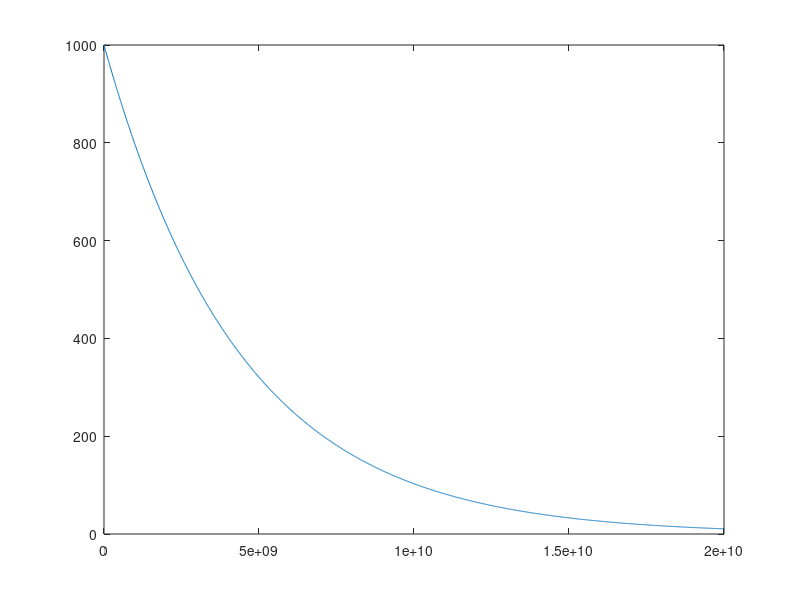

The MATLAB script that drew this image: (Note: this script raises an error after producing the figure.)
%{
complete information
name:[Wong Hong Tsun]
UID:[3035374852]
put on website:[yes]
%}
function code_template()
N0 = 1000; % initial number of uranium atoms
N=N0;
years = 2000;  % the year range
dt = 1e7;           % time step in years
tau = 4.4e9;        % mean lifetime of U238
ret1 = zeros(1,years); %save the value with
ret2 = zeros(1,years);
for i = 1:years
    N(i+1) = N(i) - N(i)*dt/tau; %numerical
    t(i+1) = dt*i; %numerical
end
figure
plot(t,N) %numerical plot
hold on
syms x
fplot(1000*exp(-x/tau),[0 2e10]) %analytical plot
legend('numerical','analytical')
%hold on
%plot([1:1:years],ret1)
%hold on
%plot([1:1:years],ret2)
end